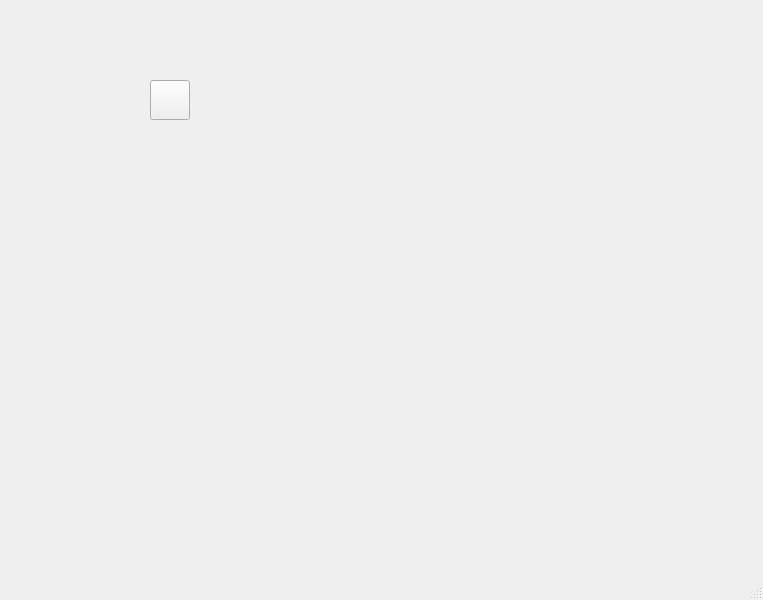
<?xml version="1.0" encoding="UTF-8"?>
<ui version="4.0">
 <class>MainWindow</class>
 <widget class="QMainWindow" name="MainWindow">
  <property name="geometry">
   <rect>
    <x>0</x>
    <y>0</y>
    <width>763</width>
    <height>600</height>
   </rect>
  </property>
  <property name="windowTitle">
   <string>MainWindow</string>
  </property>
  <widget class="QWidget" name="centralwidget">
   <widget class="QPushButton" name="pushButton">
    <property name="geometry">
     <rect>
      <x>150</x>
      <y>80</y>
      <width>40</width>
      <height>40</height>
     </rect>
    </property>
    <property name="text">
     <string/>
    </property>
    <property name="icon">
     <iconset>
      <normaloff>C:/Users/GJW/Downloads/40pix/0.png</normaloff>C:/Users/GJW/Downloads/40pix/0.png</iconset>
    </property>
    <property name="iconSize">
     <size>
      <width>40</width>
      <height>40</height>
     </size>
    </property>
   </widget>
  </widget>
  <widget class="QMenuBar" name="menubar">
   <property name="geometry">
    <rect>
     <x>0</x>
     <y>0</y>
     <width>763</width>
     <height>21</height>
    </rect>
   </property>
  </widget>
  <widget class="QStatusBar" name="statusbar"/>
 </widget>
 <resources/>
 <connections/>
</ui>
